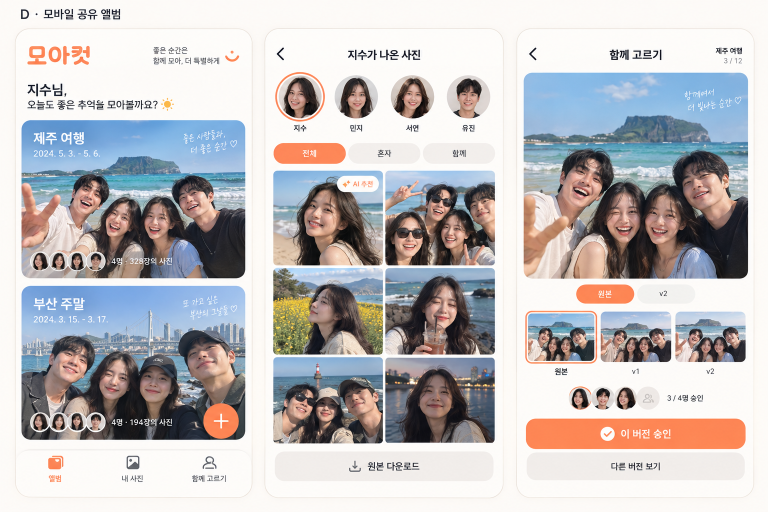
#> input picture KakaoTalk_Photo_2026-09-16-21-31-20 001.png, 1536 x 1024 px (shown at 1/2 size)
$ python -i image_service.py   (imports and definitions only)
#> lines starting #> are read from the running program, lines starting #| are printed output that depends on the picture
"""A single original-based, orientation-normalized sRGB rendering pipeline."""
from __future__ import annotations

import hashlib
import io
import json
import math
import os
import re
import warnings
from datetime import datetime, timedelta, timezone
from pathlib import Path

from PIL import Image, ImageCms, ImageEnhance, ImageOps
from .config import settings

RENDERER_VERSION = "pillow-v1"
# [1 line that did not run here, left out]
# [1 line that did not run here, left out]
# [1 line that did not run here, left out]
SRGB = ImageCms.ImageCmsProfile(ImageCms.createProfile("sRGB"))
SRGB_BYTES = SRGB.tobytes()


class ImageError(ValueError):
    def __init__(self, code: str, message: str):
        super().__init__(message)
        self.code, self.message = code, message


def _open(data: bytes) -> Image.Image:
    if not data or len(data) > MAX_UPLOAD_BYTES:
        raise ImageError("IMAGE_SIZE_LIMIT", f"사진은 {MAX_UPLOAD_BYTES // 1024 // 1024}MB 이하로 올려 주세요.")
    try:
        with warnings.catch_warnings():
            warnings.simplefilter("error", Image.DecompressionBombWarning)
            image = Image.open(io.BytesIO(data))
            if image.format not in {"JPEG", "PNG"}:
                raise ImageError("UNSUPPORTED_IMAGE", "JPEG와 PNG 사진을 지원해요. HEIC는 JPEG로 변환해 주세요.")
            if image.width * image.height > MAX_IMAGE_PIXELS:
                raise ImageError("IMAGE_PIXEL_LIMIT", "사진의 픽셀 수가 너무 많아요.")
            image.verify()
            image = Image.open(io.BytesIO(data))
            image.load()
            return image
    except ImageError:
        raise
    except (Image.DecompressionBombError, Image.DecompressionBombWarning) as exc:
        raise ImageError("IMAGE_PIXEL_LIMIT", "사진의 픽셀 수가 너무 많아요.") from exc
    except Exception as exc:
        raise ImageError("INVALID_IMAGE", "사진 파일을 읽을 수 없어요. 정상적인 JPEG 또는 PNG 파일을 올려 주세요.") from exc


# [45 lines left out: functions _metadata, inspect_image, not called in this run]


def normalized_image(data: bytes) -> Image.Image:
    image = ImageOps.exif_transpose(_open(data))
    icc = image.info.get("icc_profile")
    if icc:
        try:
            source = ImageCms.ImageCmsProfile(io.BytesIO(icc))
            # Preserve alpha independently when converting RGB-compatible profiles.
            alpha = image.getchannel("A") if "A" in image.getbands() else None
            image = ImageCms.profileToProfile(image.convert("RGB") if alpha else image,
                                              source, SRGB, outputMode="RGB")
            if alpha is not None:
                background = Image.new("RGB", image.size, "white")
                background.paste(image, mask=alpha)
                image = background
        except (OSError, ValueError, ImageCms.PyCMSError) as exc:
            raise ImageError("INVALID_COLOR_PROFILE", "사진의 색상 프로필을 읽을 수 없어요. sRGB로 변환해 주세요.") from exc
    elif "A" in image.getbands() or image.mode == "P":
        rgba = image.convert("RGBA")
        background = Image.new("RGB", image.size, "white")
        background.paste(rgba, mask=rgba.getchannel("A"))
        image = background
    else:
        image = image.convert("RGB")
    return image


def _settings(brightness: float, saturation: float) -> tuple[float, float]:
    try:
        b, s = float(brightness), float(saturation)
    except (TypeError, ValueError) as exc:
        raise ImageError("INVALID_EDIT_SETTINGS", "보정 설정값을 확인해 주세요.") from exc
    if not math.isfinite(b) or not math.isfinite(s) or not .25 <= b <= 2 or not 0 <= s <= 2:
        raise ImageError("INVALID_EDIT_SETTINGS", "밝기는 0.25–2, 채도는 0–2 사이여야 해요.")
    return b, s


# [5 lines left out: function _jpeg, not called in this run]


def render_image(data: bytes, brightness: float = 1, saturation: float = 1,
                 max_size: int | None = None) -> bytes:
    b, s = _settings(brightness, saturation)
    image = normalized_image(data)
    # Always brightness then saturation on the original; resize only afterwards.
    image = ImageEnhance.Brightness(image).enhance(b)
    image = ImageEnhance.Color(image).enhance(s)
    if max_size:
        image.thumbnail((max_size, max_size), Image.Resampling.LANCZOS)
    return _jpeg(image)


# [5 lines left out: function prepare_image, not called in this run]


def thumbnail_image(data: bytes) -> bytes:
    return render_image(data, max_size=480)


# [101 lines left out: functions render_cache_key, quality_metrics, best_shot_score, similar_groups, not called in this run]

>>> import cv2
>>> picture = cv2.imread('../../KakaoTalk_Photo_2026-09-16-21-31-20 001.png', cv2.IMREAD_GRAYSCALE)
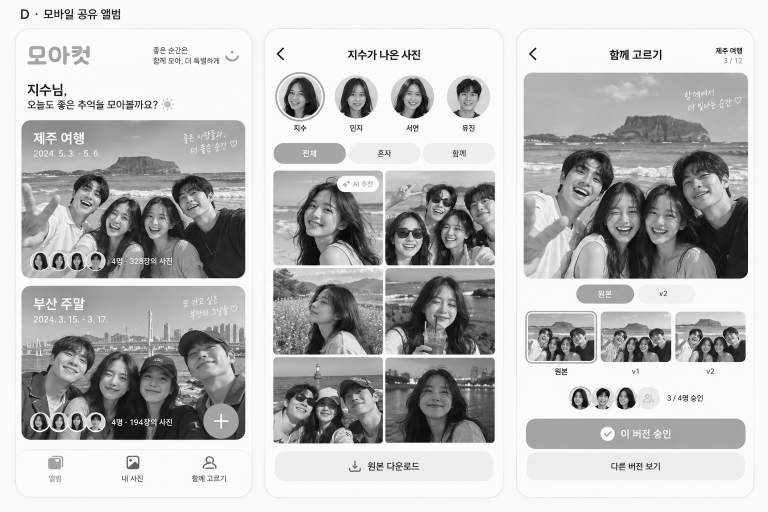
#> picture: shape (1024, 1536) (shown at 1/2 size); min 0, max 255, mean 188.7
>>> result = render_image(picture)
#> (the run stopped early here; a loop or call above may not have finished)

$ run again, on KakaoTalk_Photo_2026-09-16-21-31-21 003.png
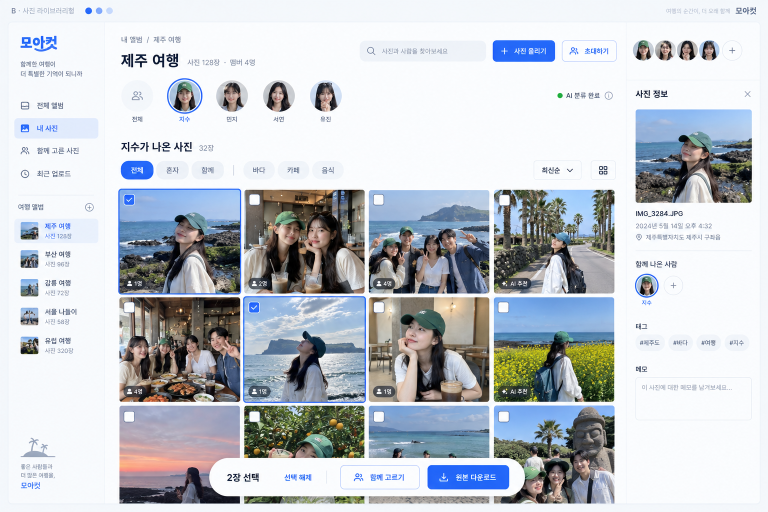
#> input picture KakaoTalk_Photo_2026-09-16-21-31-21 003.png, 1536 x 1024 px (shown at 1/2 size)
#> `picture = cv2.imread('../../KakaoTalk_Photo_2026-09-16-21-31-20 001.pn..`:
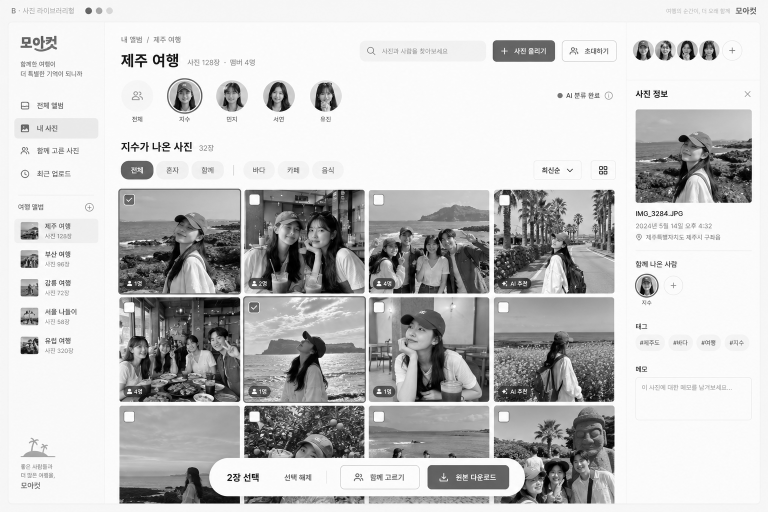
#> picture: shape (1024, 1536) (shown at 1/2 size); min 0, max 255, mean 198.1
